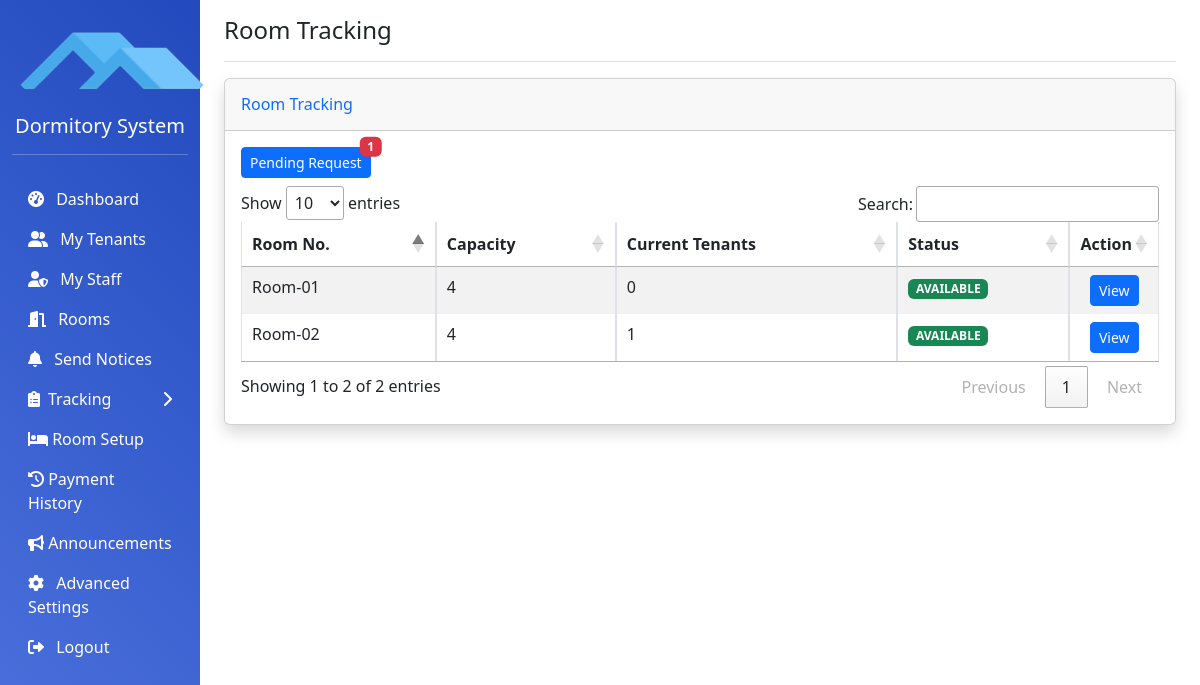
Screenshot of /main/landlord_room.php (signed in) with the database file from the repository.
### tables this page shows
CREATE TABLE `roomfile` (
  `recid` int(11) NOT NULL AUTO_INCREMENT,
  `roomid` varchar(100) DEFAULT NULL,
  `roomnum` varchar(50) DEFAULT NULL,
  `roomcapacity` int(20) DEFAULT NULL,
  `current_tenants` int(11) DEFAULT 0,
  `roomstat` enum('available','occupied','reserved') DEFAULT 'available',
  `created_at` timestamp NOT NULL DEFAULT current_timestamp() COMMENT 'Record Created Timestamp',
  `updated_at` timestamp NOT NULL DEFAULT current_timestamp() ON UPDATE current_timestamp() COMMENT 'Record Last Updated Timestamp',
  PRIMARY KEY (`recid`)
);

### main/landlord_room.php (the view, shortened to what this page needs)
<?php
require_once '../include/std_header.php';
$qry = "SELECT count(*) as count FROM roompendingrequest WHERE request_status <> 1";
$stmt = $connect->prepare($qry);
$stmt->execute();
$count_pendingrequest = $stmt->fetch(PDO::FETCH_ASSOC);
?>
<div class="container-fluid">
    <div class="row">
        <?php
        require_once '../include/std_sidebar.php';
        ?>
        <main class="col-md-9 ms-sm-auto col-lg-10 px-md-4">
            <div class="d-flex justify-content-between flex-wrap flex-md-nowrap align-items-center pt-3 pb-2 mb-3 border-bottom">
                <h4>Room Tracking</h4>
            </div>
            <div class="card shadow mb-4">
                <div class="card-header py-3">
                    <h6 class="m-0 font-weight-bold text-primary">Room Tracking</h6>
                </div>
                <div class="card-body">
                    <div class="position-relative d-inline-block">
                        <input type="button" class="btn btn-sm btn-primary mb-2" value="Pending Request" onclick="pending_request()">
                        <span id="pendingCount" class="badge bg-danger position-absolute top-0 start-100 translate-middle"><?php echo number_format($count_pendingrequest['count'],0) ?></span>
                    </div>
                    <div class="table-responsive">
                    <table id="tenant_table" class="table table-bordered table-striped table-hover" width="100%" cellspacing="0">
                            <thead>
                                <tr>
                                    <th>Room No.</th>
                                    <th>Capacity</th>
                                    <th>Current Tenants</th>
                                    <th>Status</th>
                                    <th width="5%">Action</th>
                                </tr>
                            </thead>
                            <tbody>
                                <?php
                                    $sql = "SELECT * FROM roomfile";
                                    $stmt = $connect->prepare($sql);
                                    $stmt->execute([]);
                                    $xres_tenant = $stmt->fetchAll();
                                    foreach ($xres_tenant as $tenant_res) {
                                        if ($tenant_res['current_tenants'] >= $tenant_res['roomcapacity']) {
                                            $tenant_res['roomstat'] = 'occupied';
                                        } else {
                                            $tenant_res['roomstat'] = 'available';
                                        }
                                        echo "<tr>";
                                        echo "<td>{$tenant_res['roomnum']}</td>";
                                        echo "<td>{$tenant_res['roomcapacity']}</td>";
                                        echo "<td>{$tenant_res['current_tenants']}</td>";
                                        echo "<td>
                                                <span class='badge bg-" .
                                                    ($tenant_res['roomstat'] == 'available' ? 'success' :
                                                    ($tenant_res['roomstat'] == 'occupied' ? 'warning' :
                                                    'info')) .
                                                "'>".strtoupper($tenant_res['roomstat'])."</span>
                                            </td>";
                                        echo "<td class='text-center'>
                                                <input type='button' class='btn btn-sm btn-primary' value='View' onclick='onView(\"{$tenant_res['roomid']}\")'>
                                            </td>";
                                        echo "</tr>";
                                    }
                                ?>
                            </tbody>
                        </table>
                    </div>
                </div>
            </div>
        </main>
    </div>
</div>
<?php
require_once '../include/std_footer.php';
?>

### rows the page displays
roomfile: roomnum "Room-01", roomcapacity "4", current_tenants "0", roomstat "AVAILABLE"
roomfile: roomnum "Room-02", roomcapacity "4", current_tenants "1", roomstat "AVAILABLE"

### other values shown
$count_pendingrequest['count'] "1"
